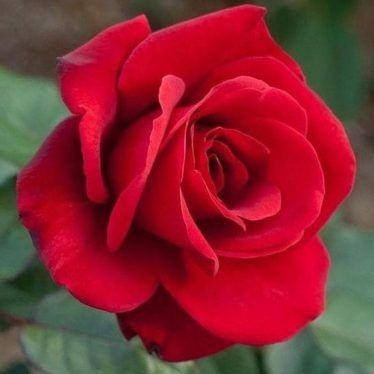
%> input picture MAT-LAB/histogram.jpg, 374 x 374 px
$ octave Histogram.m   (GNU Octave 9; MATLAB toolbox functions it lacks are replaced by stand-ins)
%> lines starting %> are read from the running program, lines starting %| are printed output that depends on the picture
f=imread('histogram.jpg');
%> f is the input picture: size 374x374x3 uint8; mean R, G, B 135.6, 39.5, 49.6
imshow(f);
title('Original image');


g=rgb2gray(f);
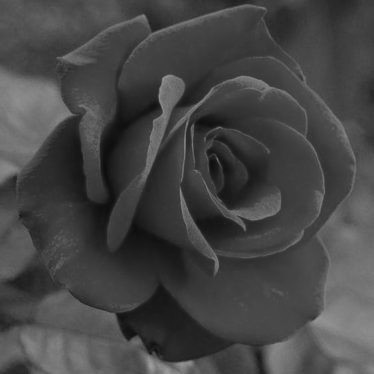
%> g: size 374x374 uint8; min 12, max 157, mean 69.3
i=histeq(g);
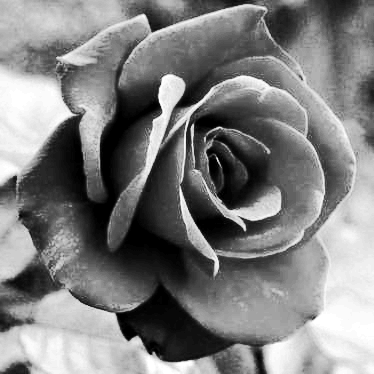
%> i: size 374x374 uint8; min 0, max 255, mean 127
g2=adapthisteq(g,'Numtiles',[25,25],'Cliplimit',0.05);
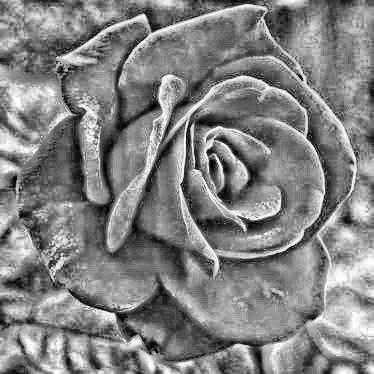
%> g2: size 374x374 uint8; min 0, max 255, mean 129.9
subplot(2,2,1);
imshow(g);
title('Gray image');
subplot(2,2,2);
imhist(i);
title('histrogram');
subplot(2,2,3);
imshow(g2);
title('Adapt Equalization');
subplot(2,2,4);
imhist(g2);
title('Adapt Equalization histogram');


k=histeq(g,256);
subplot(1,2,1);
imshow(k);
title('Histogram matching');
subplot(1,2,2);
imhist(k);
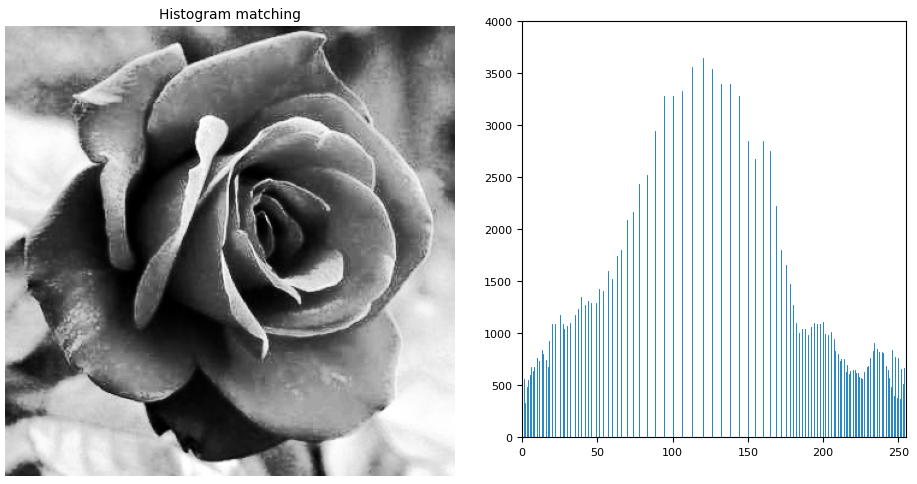
%> figure redrawn from the program's plot data, 2 panels
